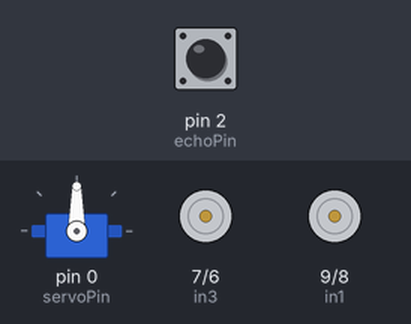
Recording of a sketch running on a simulated Arduino Uno, built with avr-gcc and run on an emulated ATmega328P. Parts: servo, motor-driver pin pairs drawn as motors (green arrow = first pin HIGH = forward, orange = second pin HIGH = backward, longer = more drive). The test bench sets the inputs (shaded band); at power-on: pin 2 (echoPin) LOW.

Above: at 1.9 s.
2.0 s: pin 2 (echoPin) pulsed HIGH 5 times (0.12 s each, 0.3 s apart)
At 5.2 s:
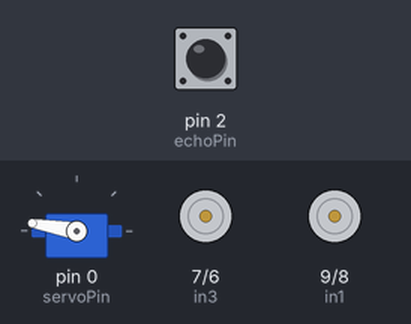
At 10.7 s:
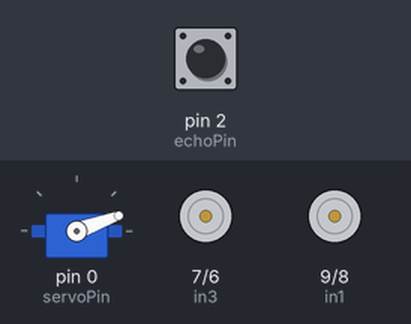
Timing chart, 0 to 23.5 s (numbered marks = the images above; inputs shaded):
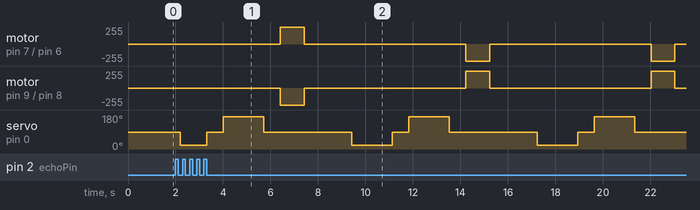

Measured:
- by itself, motor on pin 7 (in3) / pin 6 (in4): repeats every 7.8 s: stopped 6.8 s, backward 255/255 1.0 s
- by itself, motor on pin 9 (in1) / pin 8 (in2): repeats every 7.8 s: stopped 6.8 s, forward 255/255 1.0 s
- by itself, servo on pin 0 (servoPin): repeats every 7.8 s: 90° 0.70 s, 170° 1.7 s, 90° 3.7 s, 20° 1.7 s

The sketch:

three-wheeled_robot.ino
```cpp
#include<Servo.h>

//Pins:
int in1=9;
int in2=8;
int in3=7;
int in4=6;
int enA=10;
int enB=5;
int servoPin=0;
int trigPin=1;
int echoPin=2;
float distance=5.0;
float sensorDistance;
float speedOfSound=343.0;

Servo myservo;

void setup() {

  pinMode(in1,OUTPUT);
  pinMode(in2,OUTPUT);
  pinMode(in3,OUTPUT);
  pinMode(in4,OUTPUT);
  myservo.attach(servoPin);
  myservo.write(90);
  delay(700);

}

void loop() {

  sensorDistance = measureDistance();

  if (sensorDistance > distance) {
    forward();
  }
  if (sensorDistance <= distance) {
    findroute();
  }

}

void forward() {
  digitalWrite(in1,HIGH);
  digitalWrite(in2,LOW);
  digitalWrite(in3,HIGH);
  digitalWrite(in4,LOW);
}

void findroute() {
  stopmotor();

  if (leftDistance() > rightDistance()) {
    goleft();
  }
  else {
    goright();
  }

}

void stopmotor() {
  digitalWrite(in1,LOW);
  digitalWrite(in2,LOW);
  digitalWrite(in3,LOW);
  digitalWrite(in4,LOW);
  delay(500);
}

float measureDistance() {
  float d;
  float pingTime;

  digitalWrite(trigPin,LOW);
  delayMicroseconds(2000);
  digitalWrite(trigPin,HIGH);
  delayMicroseconds(20);
  digitalWrite(trigPin,LOW);
  delayMicroseconds(15);

  pingTime = pulseIn(echoPin,HIGH);
  pingTime = pingTime/1000000.;
  d = speedOfSound*pingTime/2.0;
  d = d*100;
  return d;
}

float leftDistance() {
  myservo.write(20);
  delay(700);
  float d = measureDistance();
  myservo.write(90);
  delay(700);
  return d;
}

float rightDistance() {
  myservo.write(170);
  delay(700);
  float d = measureDistance();
  myservo.write(90);
  delay(700);
  return d;
}

void goleft() {
  //Right wheel - forward, Left wheel - backward
  digitalWrite(in1,LOW);
  digitalWrite(in2,HIGH);
  digitalWrite(in3,HIGH);
  digitalWrite(in4,LOW);
  delay(1000);
  stopmotor();
}

void goright() {
  //Right wheel - backward, Left wheel - forward
  digitalWrite(in1,HIGH);
  digitalWrite(in2,LOW);
  digitalWrite(in3,LOW);
  digitalWrite(in4,HIGH);
  delay(1000);
  stopmotor();
}
```
